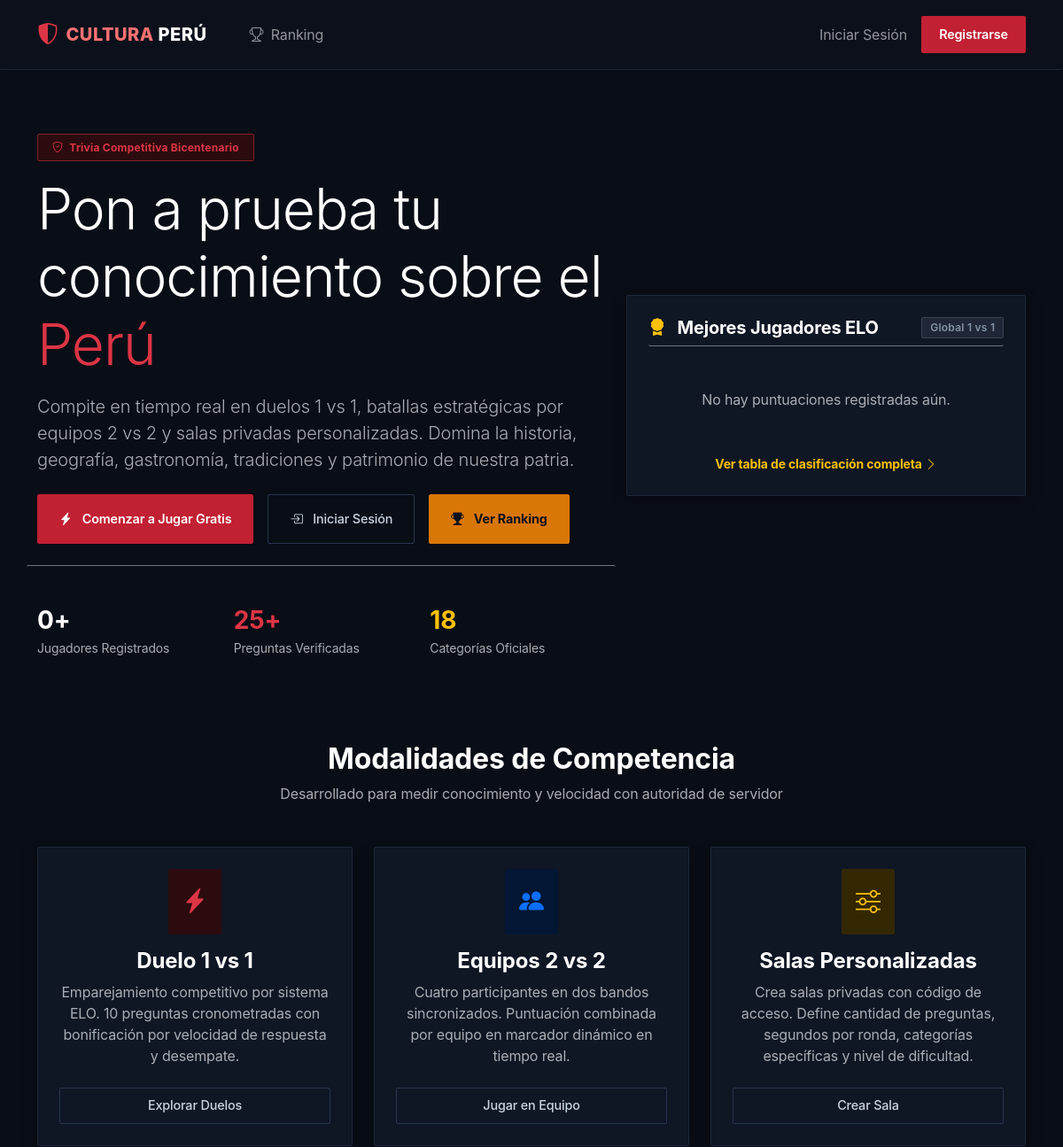
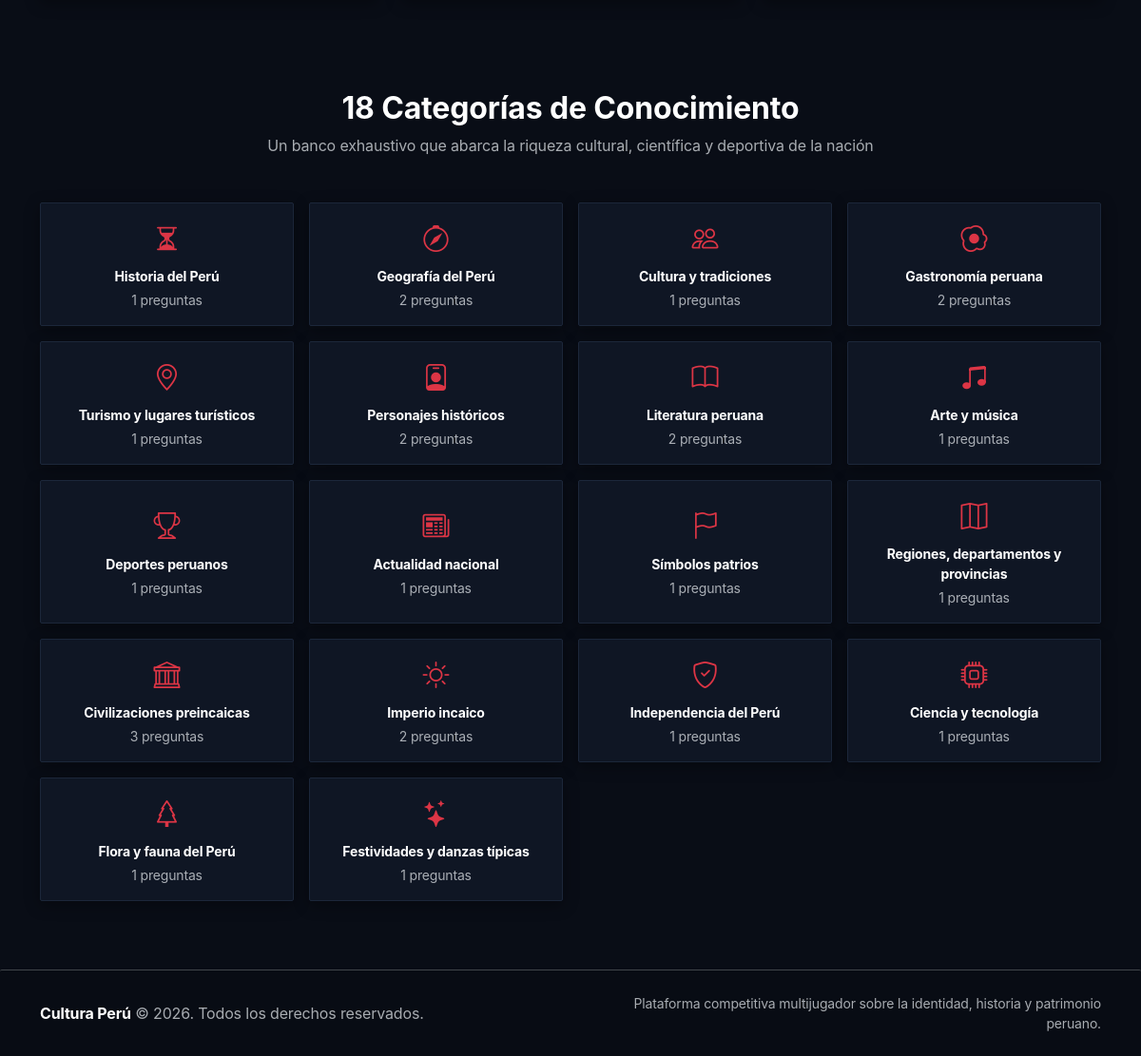
The page / on the database its author committed (2 pictures, top to bottom).
### tables this page shows
CREATE TABLE `categories` (
    `id` BIGINT UNSIGNED AUTO_INCREMENT PRIMARY KEY,
    `name` VARCHAR(100) NOT NULL UNIQUE,
    `slug` VARCHAR(100) NOT NULL UNIQUE,
    `description` TEXT NULL,
    `icon_class` VARCHAR(50) NOT NULL DEFAULT "bi-book",
    `display_order` INT NOT NULL DEFAULT 0,
    `is_active` TINYINT(1) NOT NULL DEFAULT 1,
    `created_at` TIMESTAMP NOT NULL DEFAULT CURRENT_TIMESTAMP,
    `updated_at` TIMESTAMP NOT NULL DEFAULT CURRENT_TIMESTAMP ON UPDATE CURRENT_TIMESTAMP
);

### app/Controllers/HomeController.php (called while the page is built, shortened)
<?php
class HomeController extends Controller
{
    public function index(Request $request, array $params = []): void
    {
        $categories = Category::getAll(true);
        $topPlayers = RankingService::getGlobalRanking("1vs1", 5);
        $totalUsers = User::countAll();
        $totalQuestions = Question::countAll();
        $this->render("home/index", [
            "title" => "Cultura Perú - Plataforma Multijugador de Conocimiento",
            "categories" => $categories,
            "topPlayers" => $topPlayers,
            "totalUsers" => $totalUsers,
            "totalQuestions" => $totalQuestions,
        ]);
    }
}

### index.php (called while the page is built, shortened)
<?php
require_once __DIR__ . "/app/bootstrap.php";
$router = require_once __DIR__ . "/app/routes.php";
$request = new Request();
$router->dispatch($request);

### app/bootstrap.php (called while the page is built, shortened)
<?php
spl_autoload_register(function (string $class): void {
    $prefix = "App\\";
    $baseDir = __DIR__ . "/";
    $len = strlen($prefix);
    $relativeClass = substr($class, $len);
    $file = $baseDir . str_replace("\\", "/", $relativeClass) . ".php";
});

### app/Config/App.php (called while the page is built, shortened)
<?php
class App
{
    public static function getBaseUrl(): string
    {
        $protocol = (!empty($_SERVER["HTTPS"]) && $_SERVER["HTTPS"] !== "off") ? "https" : "http";
        $host = $_SERVER["HTTP_HOST"] ?? "localhost";
        $scriptName = $_SERVER["SCRIPT_NAME"] ?? "";
        $scriptDir = dirname($scriptName);
        $scriptDir = str_replace("\\", "/", $scriptDir);
        $scriptDir = trim($scriptDir, "/.");
        return $protocol . "://" . $host . ($scriptDir !== "" ? "/" . $scriptDir : "");
    }
}

### app/Config/Database.php (called while the page is built, shortened)
<?php
class Database
{
    private static ?PDO $instance = null;
    private static string $host = "127.0.0.1";
    private static int $port = 3306;
    private static string $dbname = "pre";
    private static string $username = "root";
    private static string $password = "";
    public static function getConnection(): PDO
    {
        if (self::$instance === null) {
            $options = [
                PDO::ATTR_ERRMODE => PDO::ERRMODE_EXCEPTION,
                PDO::ATTR_DEFAULT_FETCH_MODE => PDO::FETCH_ASSOC,
                PDO::ATTR_EMULATE_PREPARES => false,
            ];
            try {
                $dsn = "mysql:host=" . self::$host . ";port=" . self::$port . ";dbname=" . self::$dbname . ";charset=utf8mb4";
                self::$instance = new PDO($dsn, self::$username, self::$password, $options);
            } catch (PDOException $e) {
                try {
                    $dsnFallback = "mysql:host=" . self::$host . ";port=" . self::$port . ";dbname=cultura_peru;charset=utf8mb4";
                    self::$instance = new PDO($dsnFallback, self::$username, self::$password, $options);
                } catch (PDOException $fallbackError) {
                    error_log("Database connection failed: " . $e->getMessage());
                    die("Error crítico: No se pudo conectar a la base de datos.");
                }
            }
        }
        return self::$instance;
    }
}

### app/Core/Model.php (called while the page is built, shortened)
<?php
abstract class Model
{
    protected static function db(): PDO
    {
        return Database::getConnection();
    }
}

### app/Models/User.php (called while the page is built, shortened)
<?php
class User extends Model
{
    public static function countAll(): int
    {
        $stmt = self::db()->query("SELECT COUNT(*) FROM users");
        return (int)$stmt->fetchColumn();
    }
}

### app/Models/Question.php (called while the page is built, shortened)
<?php
class Question extends Model
{
    public static function countAll(?int $categoryId = null, ?string $search = null): int
    {
        $sql = "SELECT COUNT(*) FROM questions q";
        $params = [];
        $stmt = self::db()->prepare($sql);
        $stmt->execute($params);
        return (int)$stmt->fetchColumn();
    }
}

### app/Models/Category.php (called while the page is built, shortened)
<?php
class Category extends Model
{
    public static function getAll(bool $onlyActive = true): array
    {
        $sql = "SELECT c.*, (SELECT COUNT(*) FROM questions q WHERE q.category_id = c.id AND q.is_active = 1) AS questions_count
                FROM categories c";
        if ($onlyActive) {
            $sql .= " WHERE c.is_active = 1";
        }
        $sql .= " ORDER BY c.display_order ASC, c.name ASC";
        $stmt = self::db()->query($sql);
        return $stmt->fetchAll();
    }
}

### app/Core/Request.php (called while the page is built, shortened)
<?php
class Request
{
    private array $server;
    public function __construct()
    {
        $this->server = $_SERVER;
    }
    public function getUri(): string
    {
        $uri = $this->server["REQUEST_URI"] ?? "/";
        $position = strpos($uri, "?");
        $scriptName = $this->server["SCRIPT_NAME"] ?? "";
        $baseDir = dirname($scriptName);
        $baseDir = str_replace("\\", "/", $baseDir);
        $uri = "/" . trim($uri, "/");
        return $uri === "" ? "/" : $uri;
    }
}

### app/Views/home/index.php (the view)
<div class="row align-items-center py-5">
    <div class="col-lg-7 text-center text-lg-start mb-5 mb-lg-0">
        <div class="badge bg-danger-subtle text-danger border border-danger-subtle px-3 py-2 rounded-pill mb-3 fw-bold">
            <i class="bi bi-shield-check me-1"></i> Trivia Competitiva Bicentenario
        </div>
        <h1 class="display-3 fw-extrabold text-white mb-3" style="letter-spacing: -1px;">
            Pon a prueba tu conocimiento sobre el <span class="text-danger">Perú</span>
        </h1>
        <p class="lead text-muted mb-4 fs-5">
            Compite en tiempo real en duelos 1 vs 1, batallas estratégicas por equipos 2 vs 2 y salas privadas personalizadas. Domina la historia, geografía, gastronomía, tradiciones y patrimonio de nuestra patria.
        </p>
        <div class="d-flex flex-wrap gap-3 justify-content-center justify-content-lg-start">
            <?php if (!empty($currentUser)): ?>
                <a href="<?= htmlspecialchars($baseUrl) ?>/game/modes" class="btn btn-peru btn-lg px-4 py-3">
                    <i class="bi bi-play-fill me-2 fs-5"></i> Iniciar Batalla
                </a>
                <a href="<?= htmlspecialchars($baseUrl) ?>/dashboard" class="btn btn-outline-custom btn-lg px-4 py-3">
                    <i class="bi bi-speedometer2 me-2"></i> Mi Dashboard
                </a>
            <?php else: ?>
                <a href="<?= htmlspecialchars($baseUrl) ?>/register" class="btn btn-peru btn-lg px-4 py-3">
                    <i class="bi bi-lightning-charge-fill me-2"></i> Comenzar a Jugar Gratis
                </a>
                <a href="<?= htmlspecialchars($baseUrl) ?>/login" class="btn btn-outline-custom btn-lg px-4 py-3">
                    <i class="bi bi-box-arrow-in-right me-2"></i> Iniciar Sesión
                </a>
            <?php endif; ?>
            <a href="<?= htmlspecialchars($baseUrl) ?>/ranking" class="btn btn-gold btn-lg px-4 py-3">
                <i class="bi bi-trophy-fill me-2"></i> Ver Ranking
            </a>
        </div>
        <div class="row g-4 mt-4 pt-3 border-top border-secondary">
            <div class="col-4">
                <div class="fs-3 fw-bold text-white"><?= number_format($totalUsers) ?>+</div>
                <div class="small text-muted">Jugadores Registrados</div>
            </div>
            <div class="col-4">
                <div class="fs-3 fw-bold text-danger"><?= number_format($totalQuestions) ?>+</div>
                <div class="small text-muted">Preguntas Verificadas</div>
            </div>
            <div class="col-4">
                <div class="fs-3 fw-bold text-warning">18</div>
                <div class="small text-muted">Categorías Oficiales</div>
            </div>
        </div>
    </div>
    <div class="col-lg-5">
        <div class="card-custom p-4">
            <div class="d-flex align-items-center justify-content-between mb-4 pb-2 border-bottom border-secondary">
                <h5 class="fw-bold mb-0 text-white">
                    <i class="bi bi-award-fill text-warning me-2"></i> Mejores Jugadores ELO
                </h5>
                <span class="badge bg-secondary">Global 1 vs 1</span>
            </div>
            <?php if (!empty($topPlayers)): ?>
                <div class="list-group list-group-flush bg-transparent">
                    <?php foreach ($topPlayers as $idx => $player): ?>
                        <div class="list-group-item bg-transparent text-white px-0 py-3 border-secondary d-flex align-items-center justify-content-between">
                            <div class="d-flex align-items-center">
                                <span class="fw-bold fs-5 me-3 text-<?= $idx === 0 ? "warning" : ($idx === 1 ? "secondary" : ($idx === 2 ? "danger" : "muted")) ?>">
                                    #<?= $idx + 1 ?>
                                </span>
                                <span class="avatar-circle me-3">
                                    <?= strtoupper(substr($player["username"], 0, 1)) ?>
                                </span>
                                <div>
                                    <div class="fw-bold"><?= htmlspecialchars($player["username"]) ?></div>
                                    <div class="small text-muted">Nivel <?= (int)$player["level"] ?> &bull; <?= (int)$player["matches_won"] ?> victorias</div>
                                </div>
                            </div>
                            <span class="badge-elo"><?= (int)$player["elo_rating"] ?> ELO</span>
                        </div>
                    <?php endforeach; ?>
                </div>
            <?php else: ?>
                <p class="text-muted text-center py-4">No hay puntuaciones registradas aún.</p>
            <?php endif; ?>
            <div class="text-center mt-3 pt-2">
                <a href="<?= htmlspecialchars($baseUrl) ?>/ranking" class="small text-decoration-none text-warning fw-bold">
                    Ver tabla de clasificación completa <i class="bi bi-chevron-right"></i>
                </a>
            </div>
        </div>
    </div>
</div>
<div class="py-5">
    <div class="text-center mb-5">
        <h2 class="fw-bold text-white mb-2">Modalidades de Competencia</h2>
        <p class="text-muted">Desarrollado para medir conocimiento y velocidad con autoridad de servidor</p>
    </div>
    <div class="row g-4">
        <div class="col-md-4">
            <div class="card-custom p-4 h-100 text-center">
                <div class="mb-3">
                    <span class="d-inline-flex align-items-center justify-content-center bg-danger-subtle text-danger rounded-circle p-3 fs-3">
                        <i class="bi bi-lightning-charge-fill"></i>
                    </span>
                </div>
                <h4 class="fw-bold text-white mb-2">Duelo 1 vs 1</h4>
                <p class="text-muted mb-4">
                    Emparejamiento competitivo por sistema ELO. 10 preguntas cronometradas con bonificación por velocidad de respuesta y desempate.
                </p>
                <div class="mt-auto">
                    <a href="<?= htmlspecialchars($baseUrl) ?>/game/modes" class="btn btn-outline-custom w-100">Explorar Duelos</a>
                </div>
            </div>
        </div>
        <div class="col-md-4">
            <div class="card-custom p-4 h-100 text-center">
                <div class="mb-3">
                    <span class="d-inline-flex align-items-center justify-content-center bg-primary-subtle text-primary rounded-circle p-3 fs-3">
                        <i class="bi bi-people-fill"></i>
                    </span>
                </div>
                <h4 class="fw-bold text-white mb-2">Equipos 2 vs 2</h4>
                <p class="text-muted mb-4">
                    Cuatro participantes en dos bandos sincronizados. Puntuación combinada por equipo en marcador dinámico en tiempo real.
                </p>
                <div class="mt-auto">
                    <a href="<?= htmlspecialchars($baseUrl) ?>/game/modes" class="btn btn-outline-custom w-100">Jugar en Equipo</a>
                </div>
            </div>
        </div>
        <div class="col-md-4">
            <div class="card-custom p-4 h-100 text-center">
                <div class="mb-3">
                    <span class="d-inline-flex align-items-center justify-content-center bg-warning-subtle text-warning rounded-circle p-3 fs-3">
                        <i class="bi bi-sliders"></i>
                    </span>
                </div>
                <h4 class="fw-bold text-white mb-2">Salas Personalizadas</h4>
                <p class="text-muted mb-4">
                    Crea salas privadas con código de acceso. Define cantidad de preguntas, segundos por ronda, categorías específicas y nivel de dificultad.
                </p>
                <div class="mt-auto">
                    <a href="<?= htmlspecialchars($baseUrl) ?>/game/room/create" class="btn btn-outline-custom w-100">Crear Sala</a>
                </div>
            </div>
        </div>
    </div>
</div>
<div class="py-5">
    <div class="text-center mb-5">
        <h2 class="fw-bold text-white mb-2">18 Categorías de Conocimiento</h2>
        <p class="text-muted">Un banco exhaustivo que abarca la riqueza cultural, científica y deportiva de la nación</p>
    </div>
    <div class="row g-3">
        <?php foreach ($categories as $cat): ?>
            <div class="col-md-4 col-lg-3 col-6">
                <div class="card-custom p-3 text-center h-100 d-flex flex-column align-items-center justify-content-center">
                    <i class="bi <?= htmlspecialchars($cat["icon_class"]) ?> fs-3 text-danger mb-2"></i>
                    <div class="fw-bold text-white small"><?= htmlspecialchars($cat["name"]) ?></div>
                    <div class="text-muted small mt-1"><?= (int)$cat["questions_count"] ?> preguntas</div>
                </div>
            </div>
        <?php endforeach; ?>
    </div>
</div>

### app/Core/Router.php (shortened to what this page needs)
<?php
class Router
{
    private array $routes = [];
    private function addRoute(string $method, string $path, array $handler, array $middlewares): void
    {
        $pattern = preg_replace("/\{([a-zA-Z0-9_]+)\}/", "(?P<$1>[^/]+)", $path);
        $pattern = "#^" . $pattern . "$#";
        $this->routes[] = [
            "method" => $method,
            "path" => $path,
            "pattern" => $pattern,
            "controller" => $handler[0],
            "action" => $handler[1],
            "middlewares" => $middlewares,
        ];
    }
    public function dispatch(Request $request): void
    {
        $uri = $request->getUri();
        foreach ($this->routes as $route) {
            if (preg_match($route["pattern"], $uri, $matches)) {
                $params = [];
                $action = $route["action"];
                $controller = new $controllerClass();
                $controller->$action($request, $params);
                return;
            }
        }
    }
}

### rows shown on the page
categories: name "Historia del Perú", questions_count "1"
categories: name "Geografía del Perú", questions_count "2"
categories: name "Cultura y tradiciones", questions_count "1"
categories: name "Gastronomía peruana", questions_count "2"
categories: name "Turismo y lugares turísticos", questions_count "1"
categories: name "Personajes históricos", questions_count "2"
categories: name "Literatura peruana", questions_count "2"
categories: name "Arte y música", questions_count "1"
categories: name "Deportes peruanos", questions_count "1"
categories: name "Actualidad nacional", questions_count "1"
categories: name "Símbolos patrios", questions_count "1"
categories: name "Regiones, departamentos y provincias", questions_count "1"
categories: name "Civilizaciones preincaicas", questions_count "3"
categories: name "Imperio incaico", questions_count "2"
categories: name "Independencia del Perú", questions_count "1"
categories: name "Ciencia y tecnología", questions_count "1"
categories: name "Flora y fauna del Perú", questions_count "1"
categories: name "Festividades y danzas típicas", questions_count "1"

### other values the page prints
$totalUsers "0"
$totalQuestions "25"
